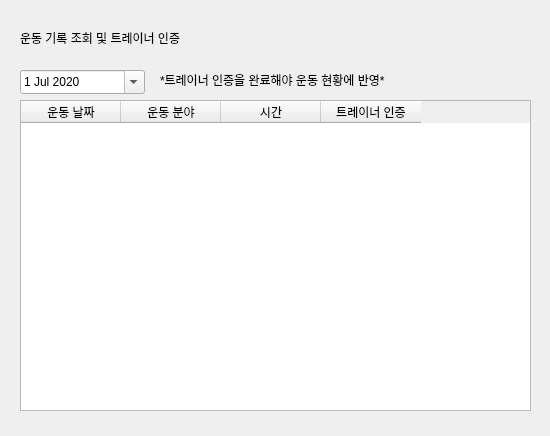
<?xml version="1.0" encoding="UTF-8"?>
<ui version="4.0">
 <class>Dialog</class>
 <widget class="QDialog" name="Dialog">
  <property name="geometry">
   <rect>
    <x>0</x>
    <y>0</y>
    <width>550</width>
    <height>436</height>
   </rect>
  </property>
  <property name="windowTitle">
   <string>Dialog</string>
  </property>
  <widget class="QTableWidget" name="log_table">
   <property name="geometry">
    <rect>
     <x>20</x>
     <y>100</y>
     <width>511</width>
     <height>311</height>
    </rect>
   </property>
   <column>
    <property name="text">
     <string>운동 날짜</string>
    </property>
   </column>
   <column>
    <property name="text">
     <string>운동 분야</string>
    </property>
   </column>
   <column>
    <property name="text">
     <string>시간</string>
    </property>
   </column>
   <column>
    <property name="text">
     <string>트레이너 인증</string>
    </property>
   </column>
  </widget>
  <widget class="QLabel" name="info_label">
   <property name="geometry">
    <rect>
     <x>160</x>
     <y>70</y>
     <width>371</width>
     <height>20</height>
    </rect>
   </property>
   <property name="text">
    <string>*트레이너 인증을 완료해야 운동 현황에 반영*</string>
   </property>
  </widget>
  <widget class="QDateEdit" name="date_edit">
   <property name="geometry">
    <rect>
     <x>20</x>
     <y>70</y>
     <width>125</width>
     <height>24</height>
    </rect>
   </property>
   <property name="dateTime">
    <datetime>
     <hour>0</hour>
     <minute>0</minute>
     <second>0</second>
     <year>2020</year>
     <month>7</month>
     <day>1</day>
    </datetime>
   </property>
   <property name="calendarPopup">
    <bool>true</bool>
   </property>
   <property name="date">
    <date>
     <year>2020</year>
     <month>7</month>
     <day>1</day>
    </date>
   </property>
  </widget>
  <widget class="QLabel" name="label">
   <property name="geometry">
    <rect>
     <x>20</x>
     <y>30</y>
     <width>231</width>
     <height>16</height>
    </rect>
   </property>
   <property name="text">
    <string>운동 기록 조회 및 트레이너 인증</string>
   </property>
  </widget>
 </widget>
 <resources/>
 <connections/>
</ui>
